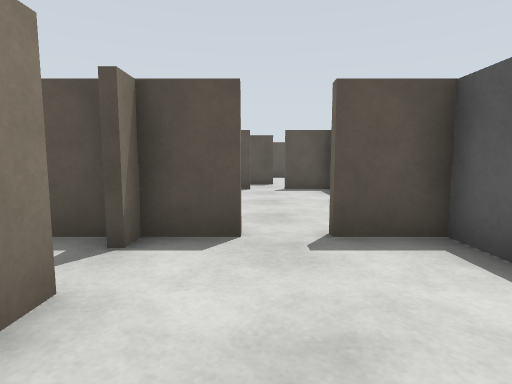
view 1 (above)

24 first-person views from a walk through a world built for the Gazebo simulator. The camera is 1 m above the floor, tilts 6° down and sees 80° across. The floor is counted in squares, 1 m on a side. Each view is taken from the middle of a square. On the plan, view 1 faces up. The plan holds only what a view shows up to about 12 squares ahead; the rest is blank.

view 2
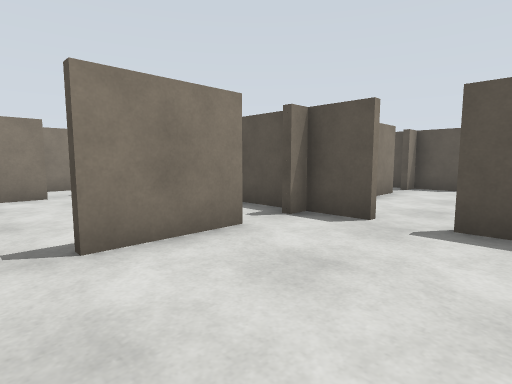

view 3
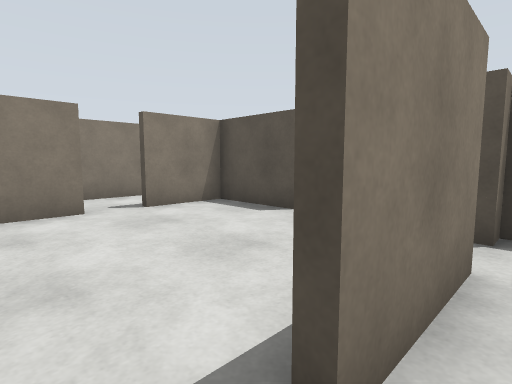

view 4
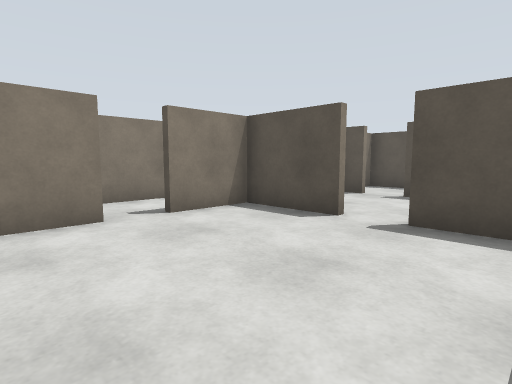

view 5
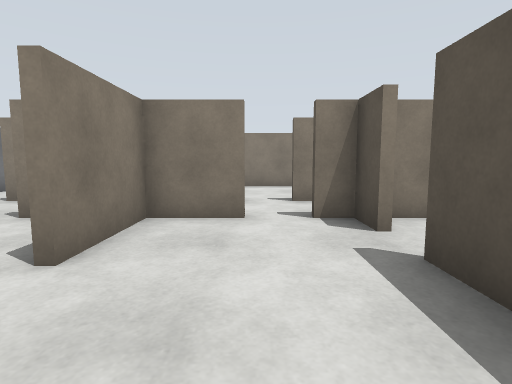

view 6
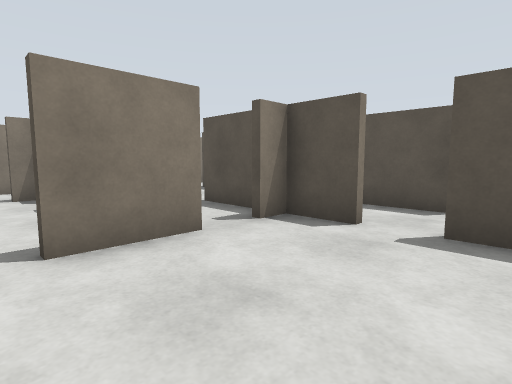

view 7
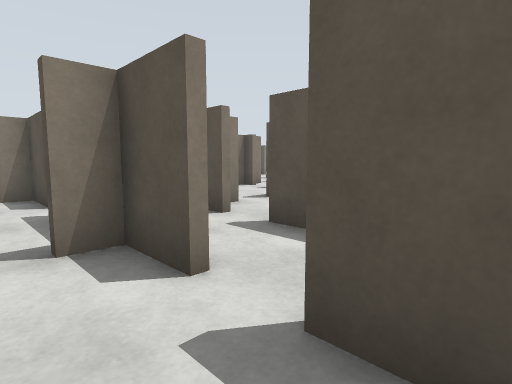

view 8
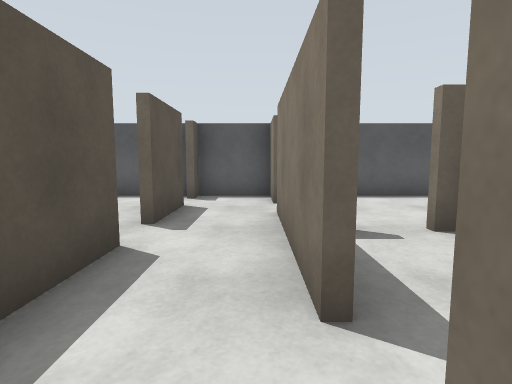

view 9
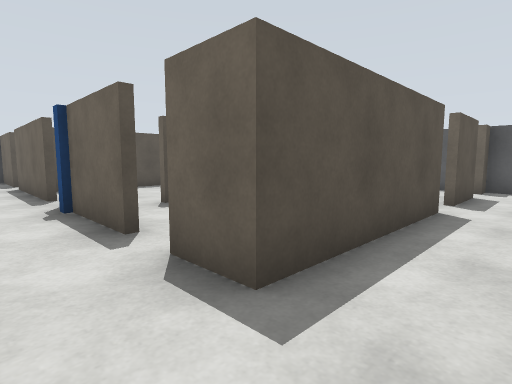

view 10
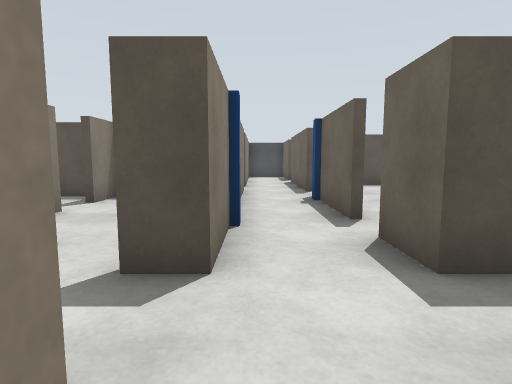

view 11
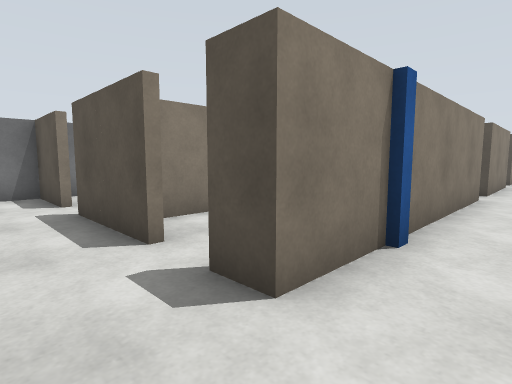

view 12
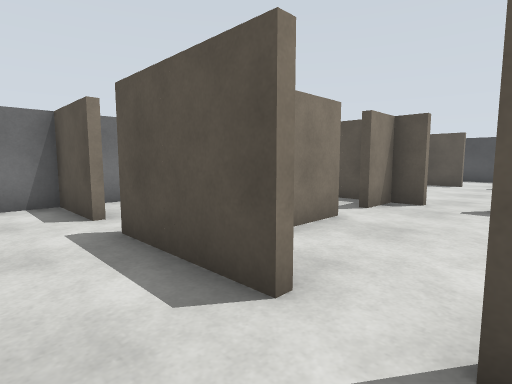

view 13
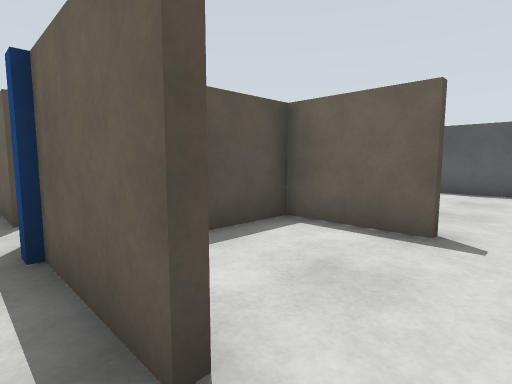

view 14
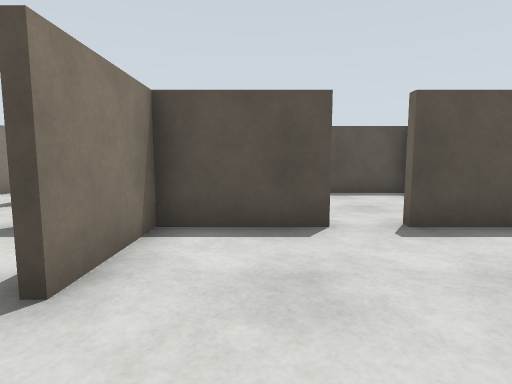

view 15
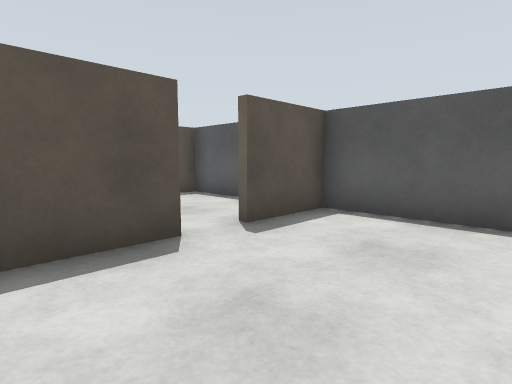

view 16
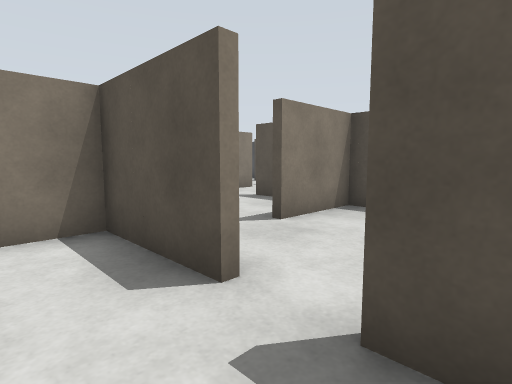

view 17
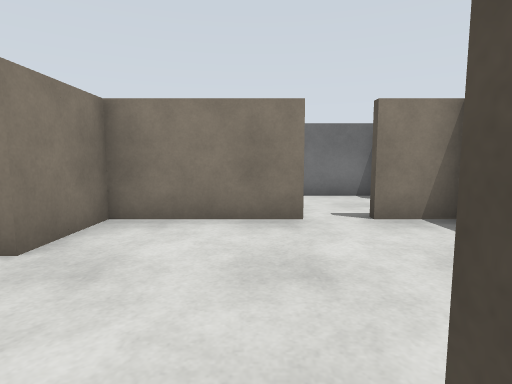

view 18
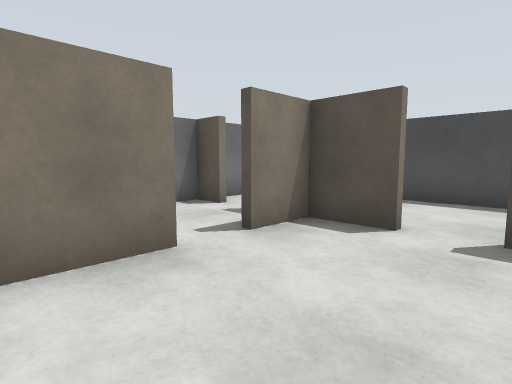

view 19
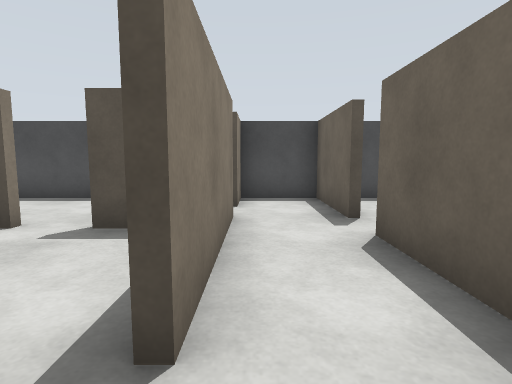

view 20
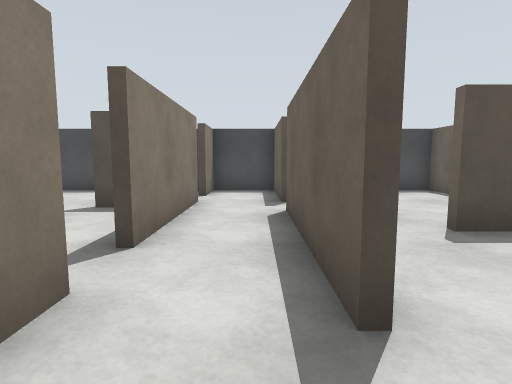

view 21
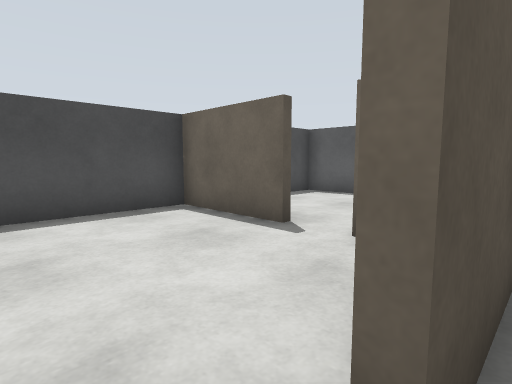

view 22
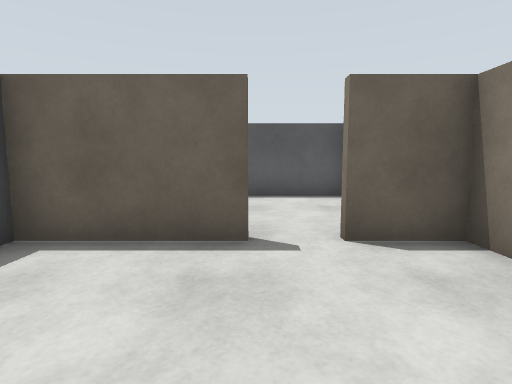

view 23
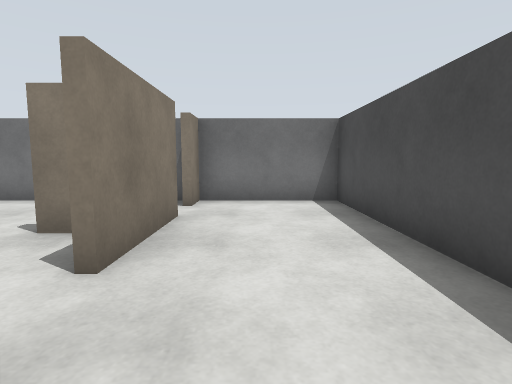

view 24
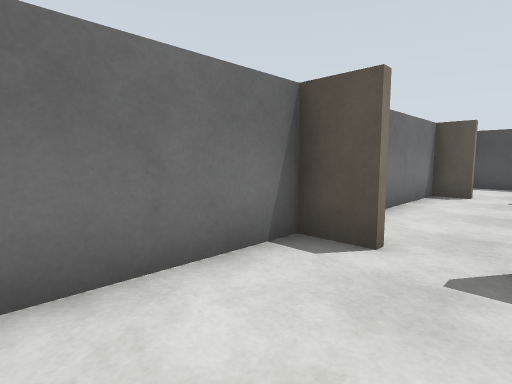

### Floor plan
Key: @ floor where view 1 was taken; # wall or solid block; x gap in a wall; . floor; B beige box; L blue box; O other object.
Columns run from 18 left of view 1 to 3 right of it. Each row starts with its distance up from view 1.
 28 #################   ##
 27 #.......#..#....# ...#
 26 #..........#....#....#
 25 #.......#..x....x....#
 24 #B.B##.##..x....x....#
 23 #...x...#..#....#....#
 22 #...x...#..O.###BB####
 21 #...#......#....#....#
 20 #...#...#..#....#....#
 19 #...#...#............#
 18 #B.OB#Bx#..L.##BB#.###
 17 #... x..#..#..#......#
 16 #... x..#..#..#......#
 15 #... #..#L.x..x......#
 14 #.   #..#..x..x......#
 13 ###.B##.B..####B.##.B#
 12 #....................#
 11   ...................#
 10         #. ##.##B#xx##
  9            #.........#
  8            BBx###....#
  7     #...#..x....#....#
  6     #......x.........#
  5            #.... ... #
  4            ###.#B#xx##
  3            #.........#
  2         #..#....#....
  1         #.......#....
  0         #. #....#.@..
 -1            #.........

Positions as (right, up) in squares from view 1, and headings:
1: (0, 0), facing up
2: (2, -1), facing up-left
3: (-1, -1), facing up-left
4: (-2, -1), facing up-left
5: (-2, 6), facing left
6: (2, 6), facing up-left
7: (2, 9), facing up-left
8: (-6, 11), facing right
9: (-9, 11), facing up-right
10: (-9, 10), facing up
11: (-8, 11), facing up-left
12: (-10, 11), facing up-left
13: (-8, 14), facing up-right
14: (-2, 13), facing up
15: (-3, 14), facing up-right
16: (1, 16), facing up-left
17: (-9, 21), facing left
18: (-11, 20), facing up-left
19: (-9, 20), facing up
20: (-8, 18), facing up
21: (-6, 22), facing up-right
22: (-6, 25), facing right
23: (-10, 26), facing left
24: (-15, 15), facing up-left
